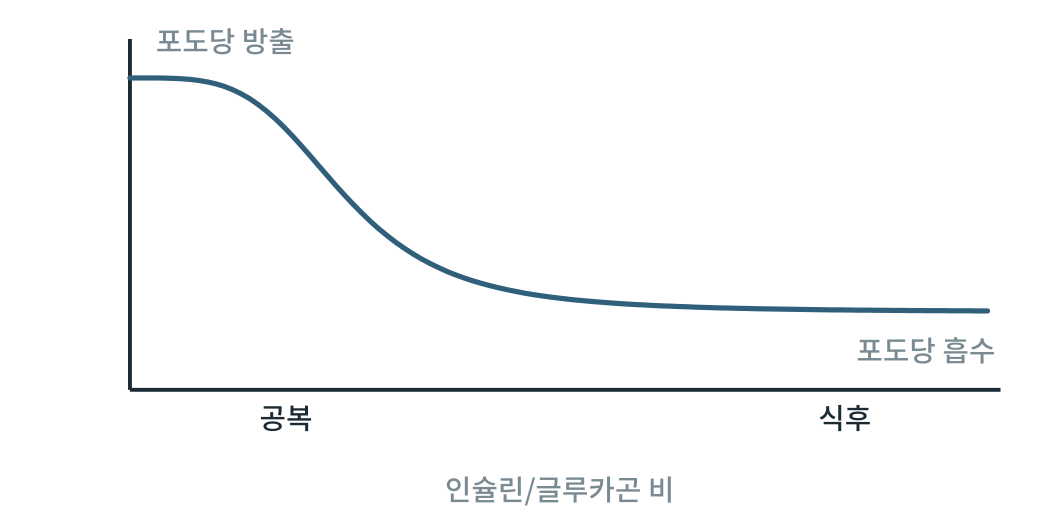
#> input picture obese2/figures2/out/그림42-1.png, 2079 x 1040 px (shown at 1/2 size)
$ python fig42-1.py
#> lines starting #> are read from the running program, lines starting #| are printed output that depends on the picture
### obese2/figures/scripts/figlib.py
# -*- coding: utf-8 -*-
"""생물·의학 대중서 그림 생성 라이브러리 (좌표 명시 SVG) — biofig_kit (원본: 「인삼과 암치유」 2026-09)

좌표계: viewBox 폭 800, 출력 폭 120mm  →  1단위 = 0.15mm = 0.425pt
  · 글자 최소 22단위(≈9.4pt).  book1.md 기준(700폭에서 18 = 8.2pt)보다 엄격하다.
  · 제목 26 이상, 수치 강조 28 이상 권장.
모든 글자의 예상 경계상자를 기록해 두었다가 save() 때
  ① 글자↔글자 겹침  ② 캔버스 밖 넘침  ③ 상자 넘침(tbox)  ④ 글자 위에 나중에 그린 불투명 도형
을 검사해 WARN에 쌓는다.  report()가 0건이어야 완성이다.

색 규칙(책 전체 통일, 흑백 인쇄에서도 명도 차로 구분):
  정상세포·일반구조 = BLUE 계열,  암세포 = WARM 계열,  면역세포 = GREEN 계열,
  인삼·진세노사이드 = GOLD 계열,  보조선·주석 = GRAY
"""
import os, math

UNIT_PT = 120.0 / 800 * 72 / 25.4
MIN_FS = 22
FONT = "'Noto Sans CJK KR',sans-serif"

INK    = '#1b2a33'
BLUE   = '#2f5f7a'; LBLUE = '#dbe7ee'; FILL = '#eef3f6'
GRAY   = '#7a8a92'; LGRAY = '#f2f4f5'; MGRAY = '#c9d1d5'
WARM   = '#9c4f2e'; LWARM = '#f3e3da'; MWARM = '#d9a48a'
GREEN  = '#3b6a4f'; LGREEN = '#e1ede5'; MGREEN = '#9cc0a9'
GOLD   = '#8a6a2c'; LGOLD = '#f3ead6'; MGOLD = '#d6bd84'
WHITE  = '#ffffff'

WARN = []


def _w(s, fs):
    """문자열 렌더링 폭 추정(단위). 한글·한자=1.0em, 영문·숫자=0.58em, 좁은 기호=0.32em"""
    t = 0.0
    for c in s:
        o = ord(c)
        if o > 0x1100 and not (0x2000 <= o <= 0x206f):
            t += 1.0
        elif c == ' ':
            t += 0.32
        elif c in 'ilj.,·|()[]:;\'"!':
            t += 0.32
        elif c in 'mwMW':
            t += 0.85
        else:
            t += 0.58
    return t * fs


def _ov(a, b):
    ix = min(a[2], b[2]) - max(a[0], b[0])
    iy = min(a[3], b[3]) - max(a[1], b[1])
    if ix <= 0 or iy <= 0:
        return 0.0
    sa = (a[2] - a[0]) * (a[3] - a[1]); sb = (b[2] - b[0]) * (b[3] - b[1])
    return ix * iy / max(1e-6, min(sa, sb))


class Fig:
    def __init__(self, name, h, w=800):
        self.name, self.w, self.h = name, w, h
        self.parts = []
        self.texts = []      # (box, s, order)
        self.shapes = []     # (box, order)  불투명 도형
        self.order = 0
        self.minfs = 999

    def _add(self, svg, box=None, opaque=False):
        self.parts.append(svg)
        if box and opaque:
            self.shapes.append((box, self.order))
        self.order += 1

    # ── 기본 도형 ──────────────────────────────────────────────
    # [17 lines left out: functions rect, circle, ellipse, not called in this run]

    def line(self, x1, y1, x2, y2, stroke=GRAY, sw=2, dash=None):
        d = f' stroke-dasharray="{dash}"' if dash else ''
        self._add(f'<line x1="{x1}" y1="{y1}" x2="{x2}" y2="{y2}" stroke="{stroke}" stroke-width="{sw}"{d}/>')

    def path(self, d, stroke=BLUE, sw=2.5, fill='none', dash=None, opacity=1):
        da = f' stroke-dasharray="{dash}"' if dash else ''
        op = f' opacity="{opacity}"' if opacity != 1 else ''
        self._add(f'<path d="{d}" fill="{fill}" stroke="{stroke}" stroke-width="{sw}" '
                  f'stroke-linejoin="round" stroke-linecap="round"{da}{op}/>')

    # [4 lines left out: function poly, not called in this run]

    def raw(self, svg):
        """직접 작성한 SVG 조각(겹침 검사 대상 아님 — 글자는 반드시 text()로 넣을 것)"""
        self._add(svg)

    def text(self, x, y, s, fs=24, weight=400, anchor='middle', color=INK, italic=False, check=True):
        if fs < MIN_FS:
            WARN.append(f'{self.name}: 글자 크기 {fs} < {MIN_FS} «{s[:20]}»')
            fs = MIN_FS
        self.minfs = min(self.minfs, fs)
        it = ' font-style="italic"' if italic else ''
        esc = s.replace('&', '&amp;').replace('<', '&lt;').replace('>', '&gt;')
        w = _w(s, fs)
        x0 = x - w / 2 if anchor == 'middle' else (x - w if anchor == 'end' else x)
        box = (x0, y - fs * 0.80, x0 + w, y + fs * 0.18)
        if check:
            self.texts.append((box, s, self.order))
        self._add(f'<text x="{x}" y="{y}" font-family="{FONT}" font-size="{fs}" font-weight="{weight}" '
                  f'text-anchor="{anchor}" fill="{color}"{it}>{esc}</text>')
        return box

    # [83 lines left out: functions lines, arrow, carrow, inhibit, tbox, callout and 3 more, not called in this run]

    # ── 저장 ──────────────────────────────────────────────────
    def _check(self):
        T = self.texts
        for i in range(len(T)):
            for j in range(i + 1, len(T)):
                r = _ov(T[i][0], T[j][0])
                if r > 0.06:
                    WARN.append(f'{self.name}: 글자 겹침 {r:.0%} «{T[i][1][:16]}» ↔ «{T[j][1][:16]}»')
        for box, s, o in T:
            if box[0] < 2 or box[2] > self.w - 2 or box[1] < 2 or box[3] > self.h - 2:
                WARN.append(f'{self.name}: 캔버스 넘침 «{s[:20]}» x{box[0]:.0f}~{box[2]:.0f} y{box[1]:.0f}~{box[3]:.0f}')
            for sb, so in self.shapes:
                if so > o and _ov(box, sb) > 0.25:
                    WARN.append(f'{self.name}: 글자가 나중 도형에 가려짐 «{s[:20]}»')

    def save(self, outdir):
        self._check()
        mm_h = self.h / self.w * 120
        svg = (f'<svg xmlns="http://www.w3.org/2000/svg" viewBox="0 0 {self.w} {self.h}" '
               f'width="120mm" height="{mm_h:.1f}mm">'
               f'<rect x="0" y="0" width="{self.w}" height="{self.h}" fill="#ffffff"/>'
               + ''.join(self.parts) + '</svg>')
        os.makedirs(outdir, exist_ok=True)
        open(os.path.join(outdir, self.name), 'w', encoding='utf-8').write(svg)
        return self.name, self.minfs * UNIT_PT


# [18 lines left out: functions point_in_poly, contain, not called in this run]


def report(prefix=''):
    W = [w for w in WARN if w.startswith(prefix)] if prefix else WARN
    if W:
        print(f'⚠ 경고 {len(W)}건:')
        for w in W:
            print('  ', w)
    else:
        print('✓ 겹침·넘침·글자크기 경고 0건')
    return len(W)

### obese2/figures2/scripts/fig42-1.py
# -*- coding: utf-8 -*-
import os, sys
sys.path.insert(0, os.path.dirname(os.path.abspath(__file__)))
import figlib as F
from figlib import Fig, INK, BLUE, LBLUE, GRAY, WARM, LWARM, GREEN, LGREEN, GOLD, LGOLD
here = os.path.dirname(os.path.abspath(__file__)); OUT = os.path.join(here, "..", "svg")
f = Fig('fig42-1.svg', 400)
f.line(100,30,100,300,INK,3); f.line(100,300,770,300,INK,3)
pts=[]
for k in range(0,101):
    r=k/100*4.0; pts.append((100+k/100*660, 60+ (300-60-60)*( (r**4)/(1+r**4) )*1.0))
d='M '+' L '.join(f'{x:.1f} {y:.1f}' for x,y in pts)
f.path(d,BLUE,4)
f.text(120,40,'포도당 방출',22,'normal','start',GRAY)
f.text(765,278,'포도당 흡수',22,'normal','end',GRAY)
f.text(220,330,'공복',22,'normal','middle')
f.text(650,330,'식후',22,'normal','middle')
f.text(430,385,'인슐린/글루카곤 비',22,'normal','middle',GRAY)
print(f.save(OUT)); F.report()
import cairosvg
from PIL import Image
o = os.path.join(here, '..', 'out')
cairosvg.svg2png(url=os.path.join(OUT, 'fig42-1.svg'), write_to=os.path.join(o, '그림42-1.png'), output_width=2079, background_color='white')
#> (this line was passed over: cairosvg is not available in this run)
Image.open(os.path.join(o, '그림42-1.png')).convert('L').save(os.path.join(o, '그림42-1-흑백.png'))
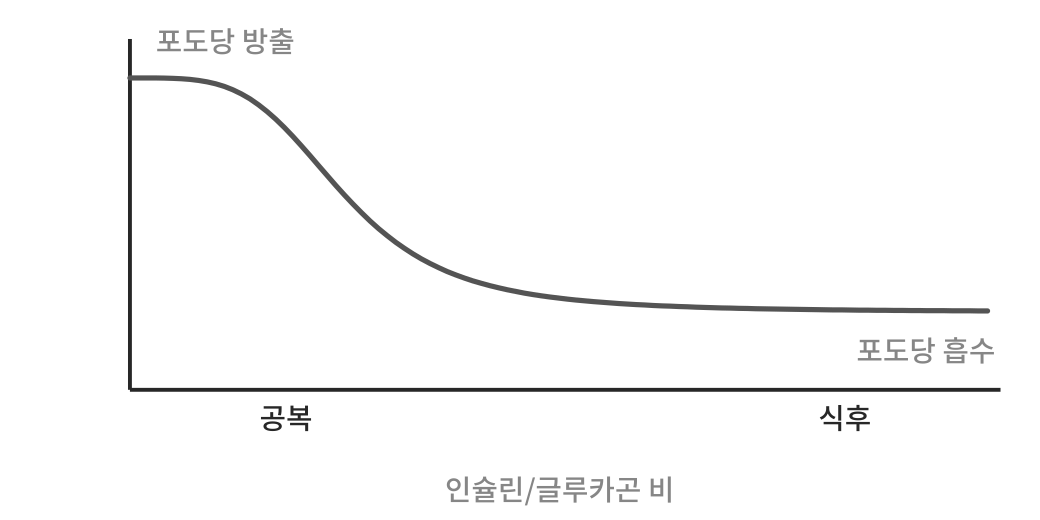
#> saved as 그림42-1-흑백.png: PIL image 2079x1040 L (shown at 1/2 size); min 39, max 255, mean 250.3

$ run again, with obese2/figures2/out/그림1-1.png copied over obese2/figures2/out/그림42-1.png
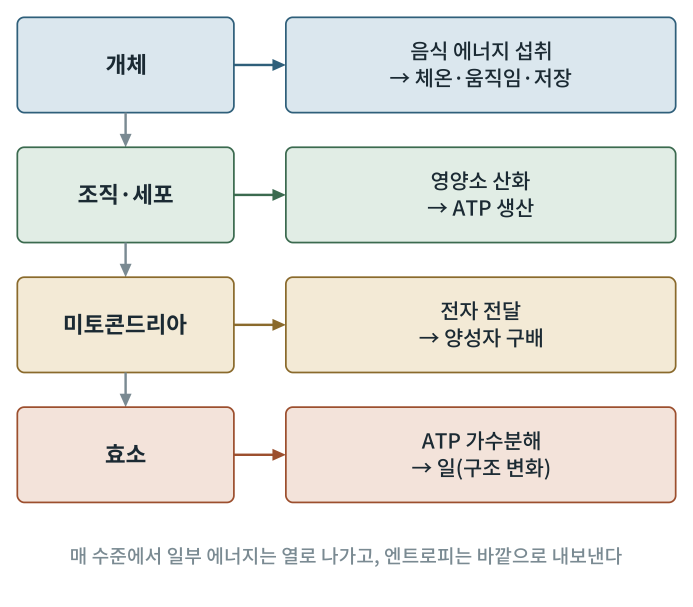
#> input picture obese2/figures2/out/그림1-1.png, 2079 x 1819 px (shown at 1/3 size)
#> `Image.open(os.path.join(o, '그림42-1.png')).convert('L').save(os.path.jo..`:
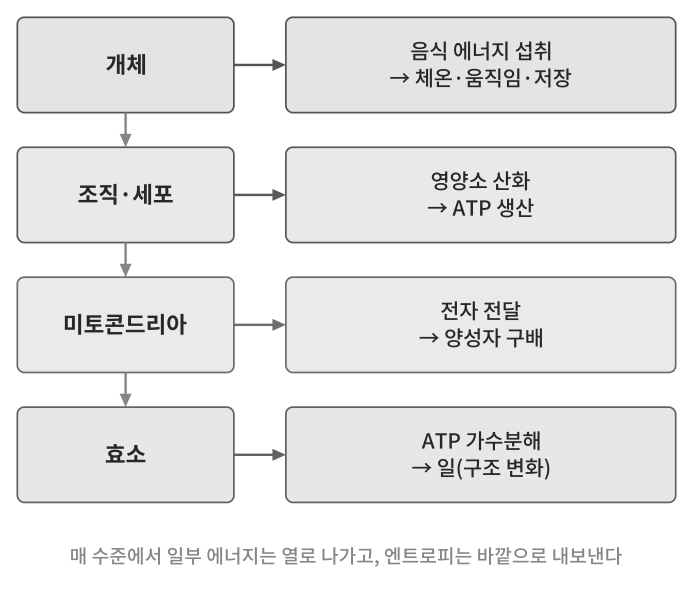
#> saved as 그림42-1-흑백.png: PIL image 2079x1819 L (shown at 1/3 size); min 39, max 255, mean 233.6

$ run again, with obese2/figures2/out/그림10-1.png copied over obese2/figures2/out/그림42-1.png
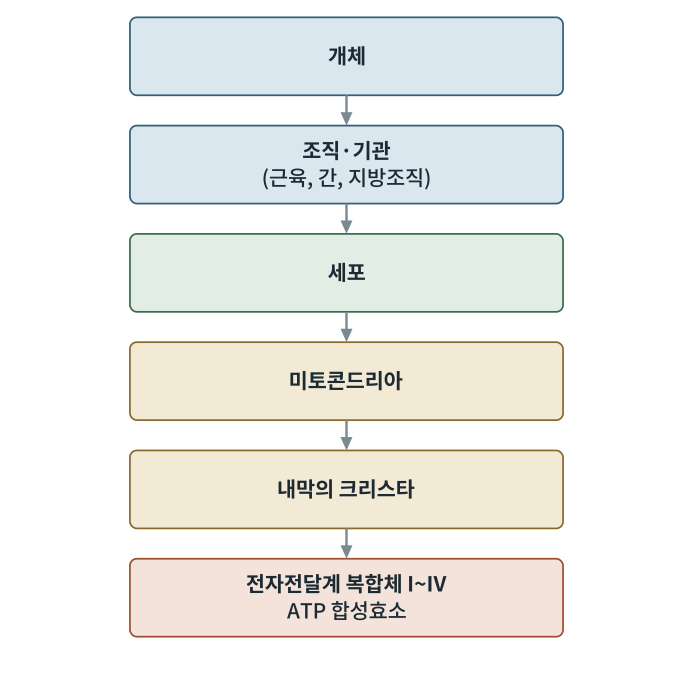
#> input picture obese2/figures2/out/그림10-1.png, 2079 x 2053 px (shown at 1/3 size)
#> `Image.open(os.path.join(o, '그림42-1.png')).convert('L').save(os.path.jo..`:
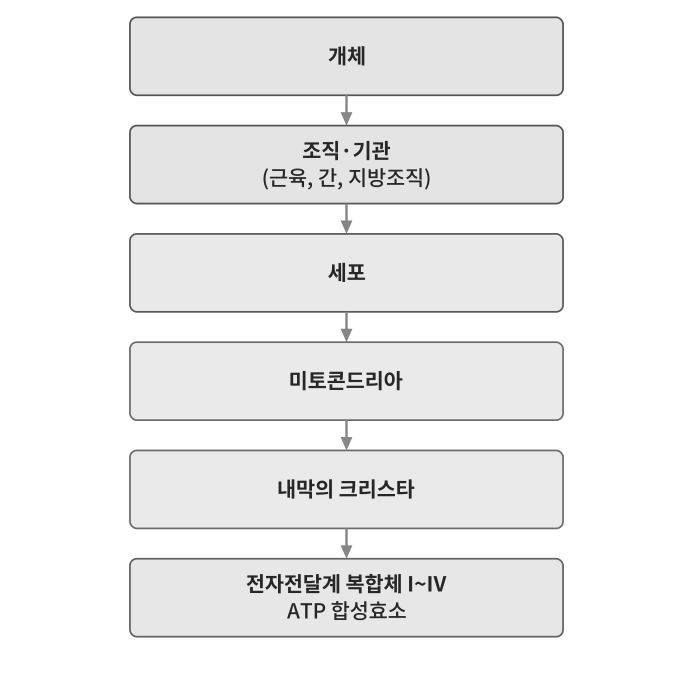
#> saved as 그림42-1-흑백.png: PIL image 2079x2053 L (shown at 1/3 size); min 39, max 255, mean 239.1

$ run again, with obese2/figures2/out/그림10-2.png copied over obese2/figures2/out/그림42-1.png
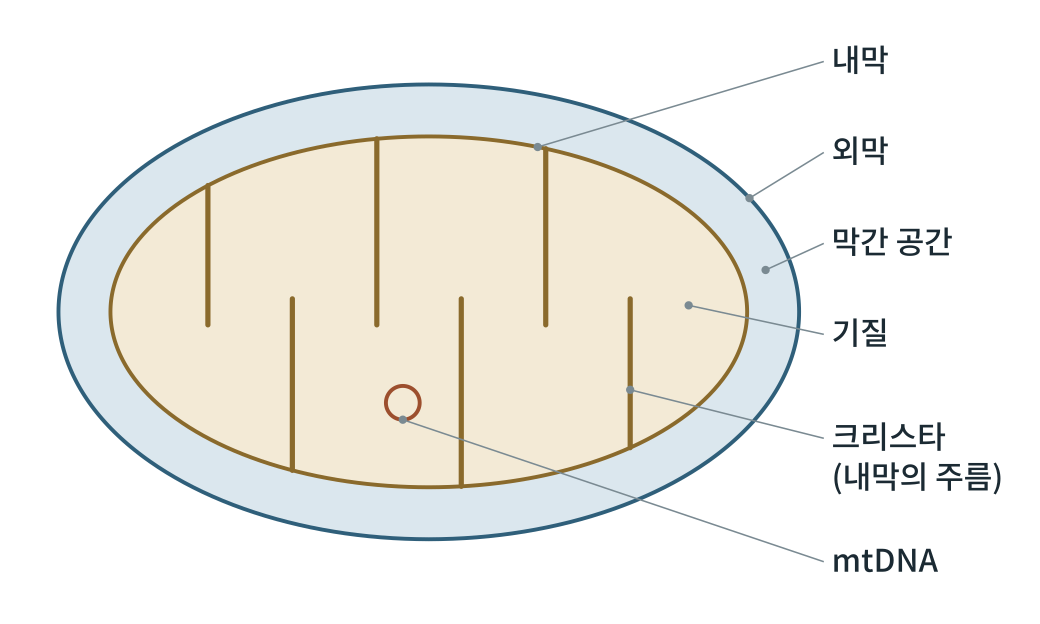
#> input picture obese2/figures2/out/그림10-2.png, 2079 x 1247 px (shown at 1/2 size)
#> `Image.open(os.path.join(o, '그림42-1.png')).convert('L').save(os.path.jo..`:
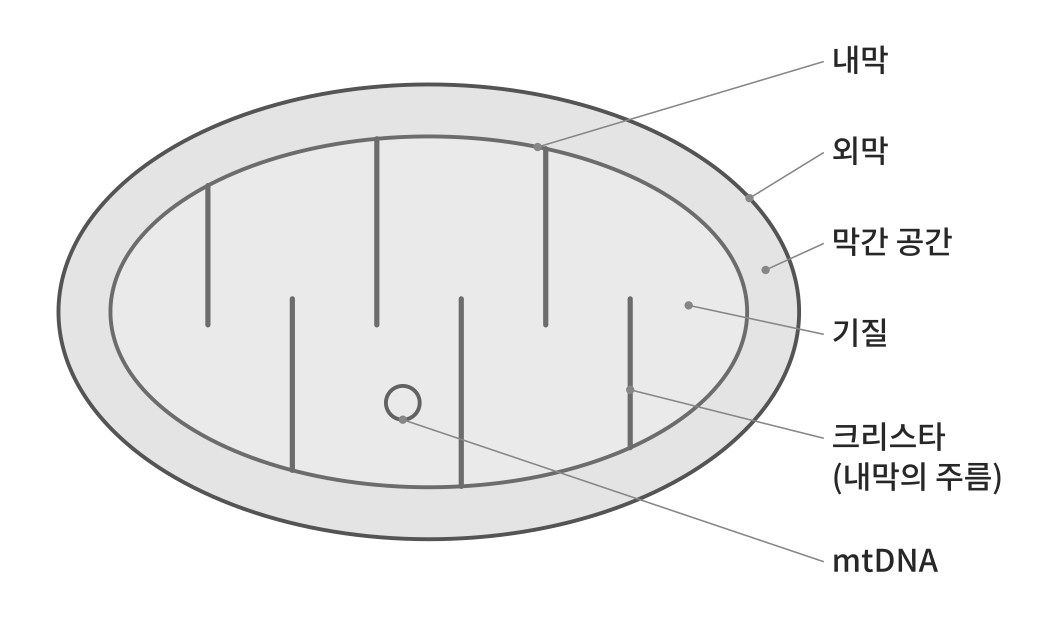
#> saved as 그림42-1-흑백.png: PIL image 2079x1247 L (shown at 1/2 size); min 39, max 255, mean 239.2
